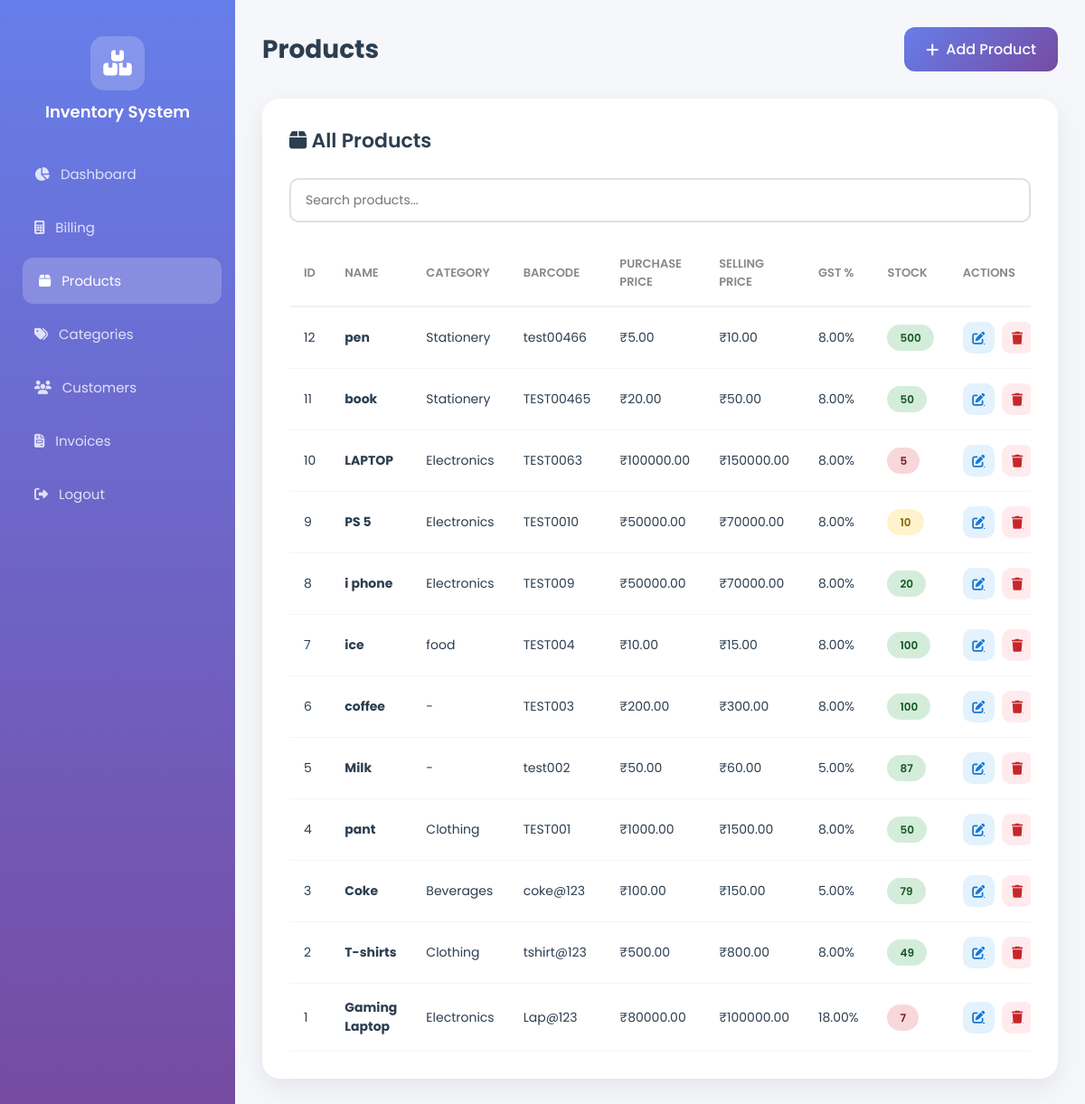
/inventory/products/ (signed in), run on the app's committed database.
### inventory/models.py (models this page shows, shortened)
class Product(models.Model):
    name = models.CharField(max_length=200, unique=True)
    category = models.ForeignKey(Category, on_delete=models.SET_NULL, null=True)
    purchase_price = models.DecimalField(max_digits=10, decimal_places=2)
    selling_price = models.DecimalField(max_digits=10, decimal_places=2)
    quantity = models.IntegerField(default=0)
    barcode = models.CharField(max_length=100, unique=True, blank=True, null=True)
    gst_percent = models.DecimalField(max_digits=5, decimal_places=2, default=0)
    created_at = models.DateTimeField(auto_now_add=True)

class Category(models.Model):
    name = models.CharField(max_length=100, unique=True)
    description = models.TextField(blank=True, null=True)

### inventory/views.py (the view)
# urls.py: path('products/', views.product_list, name='product_list'),
@login_required
def product_list(request):
    products = Product.objects.all().order_by('-created_at')
    paginator = Paginator(products, 10)
    page_number = request.GET.get('page')
    page_obj = paginator.get_page(page_number)
    return render(request, 'inventory/product_list.html', {'page_obj': page_obj, 'products': products})

### inventory/templates/inventory/product_list.html (shortened to what this page needs)
<!DOCTYPE html>
<html lang="en">
<head>
    <link rel="stylesheet" href="https://cdnjs.cloudflare.com/ajax/libs/font-awesome/6.4.0/css/all.min.css">
</head>
<body>
    <div class="sidebar">
        <div class="sidebar-logo">
            <div class="icon">
                <i class="fas fa-boxes-stacked"></i>
            </div>
            <h2>Inventory System</h2>
        </div>
        <ul class="nav-menu">
            <li><a href="{% url 'dashboard' %}"><i class="fas fa-chart-pie"></i> Dashboard</a></li>
            <li><a href="/billing/"><i class="fas fa-calculator"></i> Billing</a></li>
            <li><a href="{% url 'product_list' %}" class="active"><i class="fas fa-box"></i> Products</a></li>
            <li><a href="{% url 'category_list' %}"><i class="fas fa-tags"></i> Categories</a></li>
            <li><a href="{% url 'customer_list' %}"><i class="fas fa-users"></i> Customers</a></li>
            <li><a href="{% url 'invoice_list' %}"><i class="fas fa-file-invoice"></i> Invoices</a></li>
            <li><a href="{% url 'logout' %}"><i class="fas fa-sign-out-alt"></i> Logout</a></li>
        </ul>
    </div>
    <div class="main-content">
        <div class="header">
            <h1>Products</h1>
            <a href="{% url 'product_add' %}" class="btn btn-primary">
                <i class="fas fa-plus"></i> Add Product
            </a>
        </div>
        <div class="card">
            <div class="card-header">
                <h2><i class="fas fa-box"></i> All Products</h2>
            </div>
            <div class="search-box">
                <input type="text" placeholder="Search products...">
            </div>
            <div class="table-container">
                <table class="table">
                    <thead>
                        <tr>
                            <th>ID</th>
                            <th>Name</th>
                            <th>Category</th>
                            <th>Barcode</th>
                            <th>Purchase Price</th>
                            <th>Selling Price</th>
                            <th>GST %</th>
                            <th>Stock</th>
                            <th>Actions</th>
                        </tr>
                    </thead>
                    <tbody>
                        {% for product in products %}
                        <tr>
                            <td>{{ product.id }}</td>
                            <td><strong>{{ product.name }}</strong></td>
                            <td>{{ product.category.name|default:"-" }}</td>
                            <td>{{ product.barcode|default:"-" }}</td>
                            <td>₹{{ product.purchase_price }}</td>
                            <td>₹{{ product.selling_price }}</td>
                            <td>{{ product.gst_percent }}%</td>
                            <td>
                                {% if product.quantity < 10 %}
                                <span class="badge danger">{{ product.quantity }}</span>
                                {% elif product.quantity < 20 %}
                                <span class="badge warning">{{ product.quantity }}</span>
                                {% else %}
                                <span class="badge success">{{ product.quantity }}</span>
                                {% endif %}
                            </td>
                            <td>
                                <div class="action-btns">
                                    <a href="{% url 'product_edit' product.id %}" class="edit"><i class="fas fa-edit"></i></a>
                                    <a href="{% url 'product_delete' product.id %}" class="delete" onclick="return confirm('Are you sure?')"><i class="fas fa-trash"></i></a>
                                </div>
                            </td>
                        </tr>
                        {% endfor %}
                    </tbody>
                </table>
            </div>
        </div>
    </div>
</body>
</html>

### inventory/templates/inventory/product_list.html (style rules this page uses)
* { margin: 0; padding: 0; box-sizing: border-box; font-family: 'Poppins', sans-serif; }
:root { --primary: #667eea; --secondary: #764ba2; --success: #2ecc71; --warning: #f39c12; --danger: #e74c3c; --dark: #2c3e50; --light: #ecf0f1; }
body { background: #f5f7fa; min-height: 100vh; }
.sidebar { position: fixed; left: 0; top: 0; width: 260px; height: 100%; background: linear-gradient(180deg, var(--primary) 0%, var(--secondary) 100%); padding: 20px; z-index: 100; }
.sidebar-logo { text-align: center; padding: 20px 0 30px; }
.sidebar-logo .icon { width: 60px; height: 60px; background: rgba(255,255,255,0.2); border-radius: 15px; display: inline-flex; align-items: center; justify-content: center; margin-bottom: 10px; }
.sidebar-logo .icon i { font-size: 28px; color: white; }
.sidebar-logo h2 { color: white; font-size: 18px; font-weight: 600; }
.nav-menu { list-style: none; }
.nav-menu li { margin-bottom: 8px; }
.nav-menu a { display: flex; align-items: center; gap: 12px; padding: 14px 18px; color: rgba(255,255,255,0.8); text-decoration: none; border-radius: 12px; transition: all 0.3s; font-size: 15px; }
.nav-menu a:hover, .nav-menu a.active { background: rgba(255,255,255,0.2); color: white; transform: translateX(5px); }
.main-content { margin-left: 260px; padding: 30px; }
.header { display: flex; justify-content: space-between; align-items: center; margin-bottom: 30px; }
.header h1 { color: var(--dark); font-size: 28px; font-weight: 700; }
.btn { padding: 12px 24px; border-radius: 12px; border: none; cursor: pointer; font-weight: 500; transition: all 0.3s; text-decoration: none; display: inline-flex; align-items: center; gap: 8px; }
.btn-primary { background: linear-gradient(135deg, var(--primary), var(--secondary)); color: white; }
.card { background: white; border-radius: 20px; padding: 30px; box-shadow: 0 10px 30px rgba(0,0,0,0.08); }
.card-header { display: flex; justify-content: space-between; align-items: center; margin-bottom: 25px; }
.card-header h2 { color: var(--dark); font-size: 22px; font-weight: 600; }
.table-container { overflow-x: auto; }
.table { width: 100%; border-collapse: collapse; }
.table th { text-align: left; padding: 16px; color: #888; font-size: 13px; font-weight: 600; text-transform: uppercase; border-bottom: 2px solid #f0f0f0; }
.table td { padding: 16px; color: var(--dark); font-size: 14px; border-bottom: 1px solid #f5f5f5; }
.badge { padding: 6px 14px; border-radius: 20px; font-size: 12px; font-weight: 600; }
.badge.success { background: #d4edda; color: #155724; }
.badge.warning { background: #fff3cd; color: #856404; }
.badge.danger { background: #f8d7da; color: #721c24; }
.action-btns { display: flex; gap: 8px; }
.action-btns a { width: 35px; height: 35px; border-radius: 10px; display: flex; align-items: center; justify-content: center; transition: all 0.3s; }
.action-btns .edit { background: #e3f2fd; color: #1976d2; }
.action-btns .delete { background: #ffebee; color: #c62828; }
.search-box { display: flex; gap: 10px; margin-bottom: 20px; }
.search-box input { flex: 1; padding: 12px 16px; border: 2px solid #e0e0e0; border-radius: 10px; font-size: 14px; }

### data on the page
Product: id "12", name "pen", category.name "Stationery", barcode "test00466", purchase_price "5.00", selling_price "10.00", gst_percent "8.00", quantity "500"
Product: id "11", name "book", category.name "Stationery", barcode "TEST00465", purchase_price "20.00", selling_price "50.00", gst_percent "8.00", quantity "50"
Product: id "10", name "LAPTOP", category.name "Electronics", barcode "TEST0063", purchase_price "100000.00", selling_price "150000.00", gst_percent "8.00", quantity "5"
Product: id "9", name "PS 5", category.name "Electronics", barcode "TEST0010", purchase_price "50000.00", selling_price "70000.00", gst_percent "8.00", quantity "10"
Product: id "8", name "i phone", category.name "Electronics", barcode "TEST009", purchase_price "50000.00", selling_price "70000.00", gst_percent "8.00", quantity "20"
Product: id "7", name "ice", category.name "food", barcode "TEST004", purchase_price "10.00", selling_price "15.00", gst_percent "8.00", quantity "100"
Product: id "6", name "coffee", category.name "-", barcode "TEST003", purchase_price "200.00", selling_price "300.00", gst_percent "8.00", quantity "100"
Product: id "5", name "Milk", category.name "-", barcode "test002", purchase_price "50.00", selling_price "60.00", gst_percent "5.00", quantity "87"
Product: id "4", name "pant", category.name "Clothing", barcode "TEST001", purchase_price "1000.00", selling_price "1500.00", gst_percent "8.00", quantity "50"
Product: id "3", name "Coke", category.name "Beverages", barcode "coke@123", purchase_price "100.00", selling_price "150.00", gst_percent "5.00", quantity "79"
Product: id "2", name "T-shirts", category.name "Clothing", barcode "tshirt@123", purchase_price "500.00", selling_price "800.00", gst_percent "8.00", quantity "49"
Product: id "1", name "Gaming Laptop", category.name "Electronics", barcode "Lap@123", purchase_price "80000.00", selling_price "100000.00", gst_percent "18.00", quantity "7"
